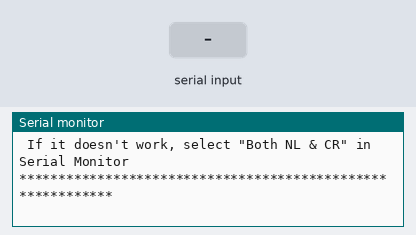
This sketch was run on a simulated Arduino Leonardo, built with avr-gcc and run on an emulated ATmega32U4. Parts: the last lines printed to the serial monitor. The test bench sets the inputs (shaded band).

Above: at 2.2 s.
2.3 s: "1" received over the second serial link
At 3.1 s:
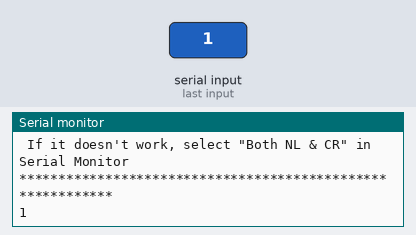
3.8 s: "0" received over the second serial link
At 5.2 s:
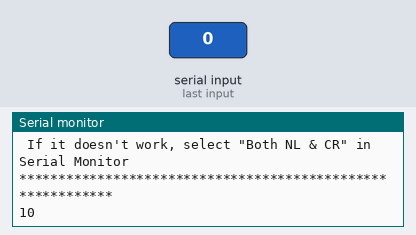

The sketch:

AT_Debug.ino
```cpp
/**************************************************************
 *
 * This script tries to auto-detect the baud rate
 * and allows direct AT commands access
 *
 * TinyGSM Getting Started guide:
 *   https://tiny.cc/tinygsm-readme
 *
 **************************************************************/

// Select your modem:
//#define TINY_GSM_MODEM_SIM800
// #define TINY_GSM_MODEM_SIM900
// #define TINY_GSM_MODEM_SIM808
// #define TINY_GSM_MODEM_SIM868
// #define TINY_GSM_MODEM_UBLOX
// #define TINY_GSM_MODEM_M95
// #define TINY_GSM_MODEM_BG96
// #define TINY_GSM_MODEM_A6
// #define TINY_GSM_MODEM_A7
// #define TINY_GSM_MODEM_M590
// #define TINY_GSM_MODEM_MC60
// #define TINY_GSM_MODEM_MC60E
// #define TINY_GSM_MODEM_ESP8266
// #define TINY_GSM_MODEM_XBEE
#define TINY_GSM_MODEM_SIM7000

// Set serial for debug console (to the Serial Monitor, speed 115200)
#define SerialMon Serial

// Set serial for AT commands (to the module)
// Use Hardware Serial on Mega, Leonardo, Micro
#ifndef __AVR_ATmega328P__
#define SerialAT Serial1

// or Software Serial on Uno, Nano
#else
#include <SoftwareSerial.h>
SoftwareSerial SerialAT(2, 3);  // RX, TX
#endif

#define TINY_GSM_DEBUG SerialMon

#include <TinyGsmClient.h>

// Module baud rate
uint32_t rate = 0; // Set to 0 for Auto-Detect

void setup() {
  // Set console baud rate
  SerialMon.begin(115200);
  delay(1000);
  SerialAT.begin(9600, SERIAL_8N1, 26, 27);
}

void loop() {


  // Access AT commands from Serial Monitor
  SerialMon.println(F("***********************************************************"));
  SerialMon.println(F(" You can now send AT commands"));
  SerialMon.println(F(" Enter \"AT\" (without quotes), and you should see \"OK\""));
  SerialMon.println(F(" If it doesn't work, select \"Both NL & CR\" in Serial Monitor"));
  SerialMon.println(F("***********************************************************"));

  while(true) {
    if (SerialAT.available()) {
      SerialMon.write(SerialAT.read());
    }
    if (SerialMon.available()) {
      SerialAT.write(SerialMon.read());
    }
    delay(10);
  }
}
```

Measured:
- after the input at 2.3 s, the serial monitor: prints a new line at once (image 1)
- after the input at 3.8 s, the serial monitor: prints a new line at once (image 2)
